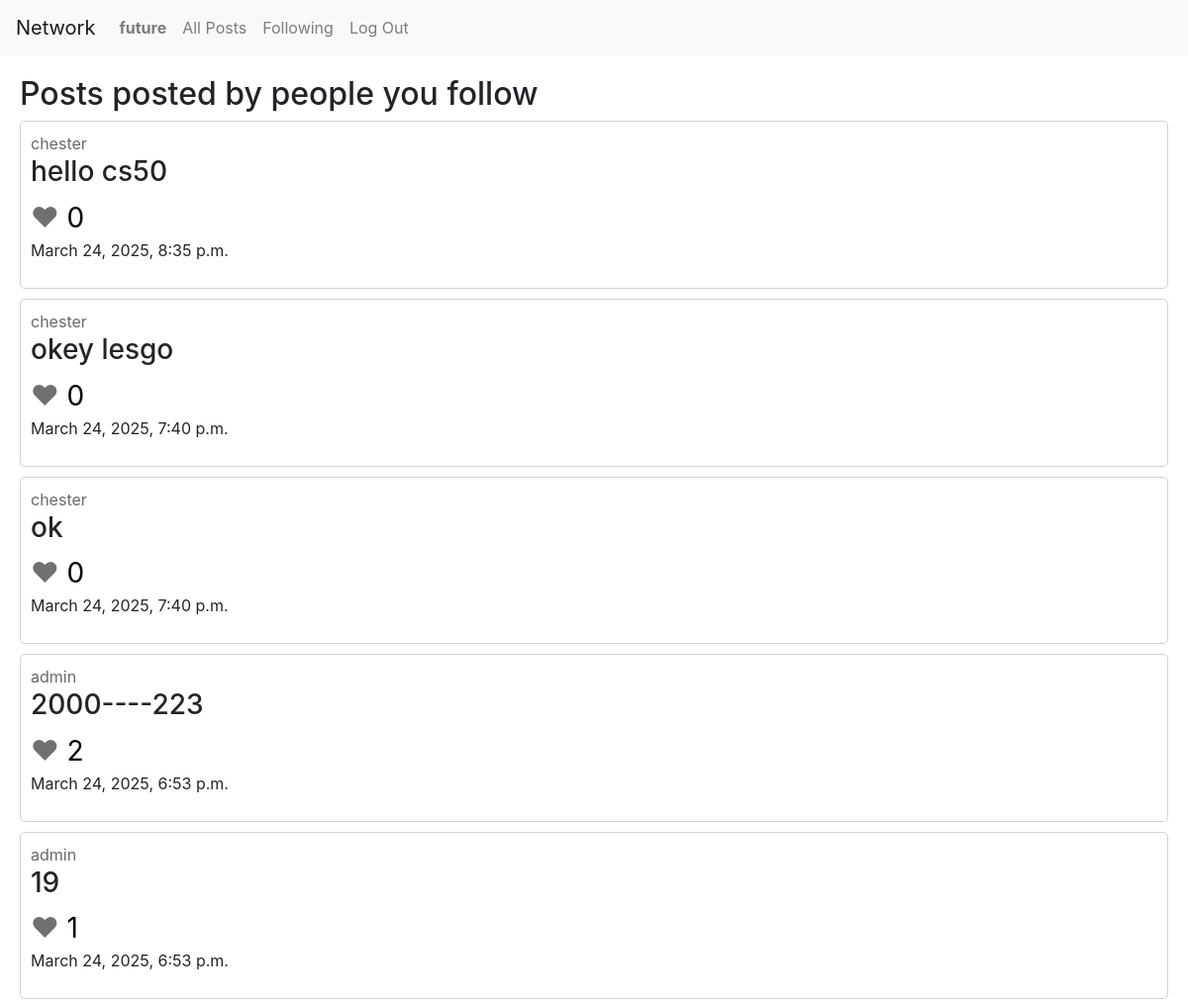
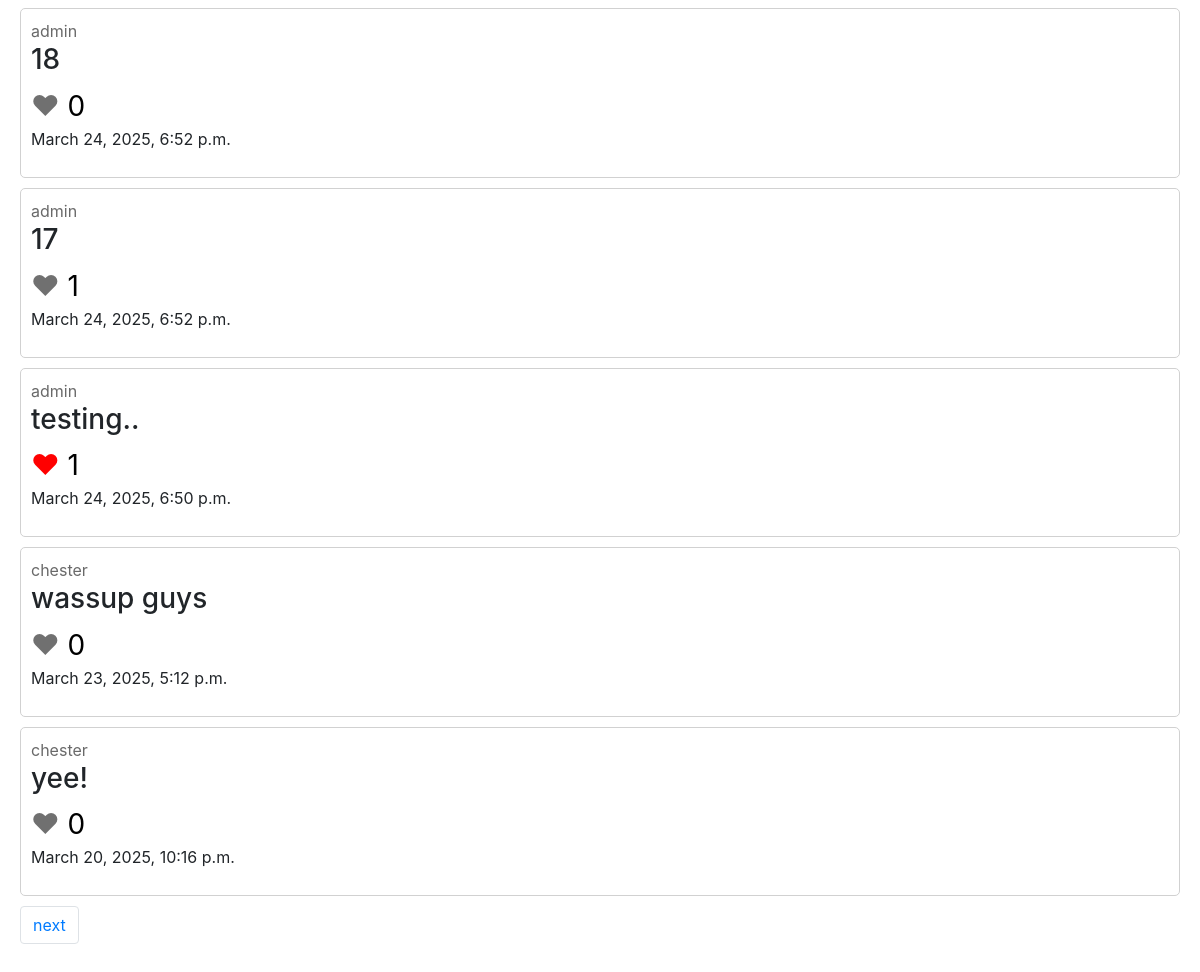
The page /following (signed in) on the database its author committed (2 pictures, top to bottom).
### network/models.py (models this page shows, shortened)
class User(AbstractUser):
    followers = models.ManyToManyField("self", blank=True, symmetrical=False, related_name="following_users")
    following = models.ManyToManyField("self", blank=True, symmetrical=False, related_name="followers_users")

class Post(models.Model):
    content = models.TextField(max_length=250)
    likes = models.ManyToManyField(User, blank=True, related_name="users_who_liked")
    creator = models.ForeignKey(User, on_delete=models.CASCADE)
    timestamp = models.DateTimeField(auto_now_add=True)

### network/views.py (the view)
# urls.py: path("following", views.followed_posts, name="followed_posts"),
@login_required
def followed_posts(request):
    user = User.objects.get(username=request.user.username)
    all_posts = Post.objects.filter(creator__in=user.following.all()).order_by("-timestamp")
    page = request.GET.get('page')
    paginator = Paginator(all_posts, 10)
    page_obj = paginator.get_page(page)
    return render(request, "network/followed_posts.html", {
        "all_posts": page_obj
    })

### network/templates/network/followed_posts.html
{% extends "network/layout.html" %}
{% block body %}
    <h2>Posts posted by people you follow</h2>
    {% include 'network/posts.html' %}
{% endblock %}

### network/templates/network/layout.html (shortened to what this page needs)
{% load static %}
<!DOCTYPE html>
<html lang="en">
    <head>
        <link rel="stylesheet" href="https://stackpath.bootstrapcdn.com/bootstrap/4.4.1/css/bootstrap.min.css">
        <link href="{% static 'network/styles.css' %}" rel="stylesheet">
    </head>
    <body>
        <nav class="navbar navbar-expand-lg navbar-light bg-light">
            <a class="navbar-brand" href="{% url 'index' %}">Network</a>
            <div>
              <ul class="navbar-nav mr-auto">
                {% if user.is_authenticated %}
                    <li class="nav-item">
                        <a class="nav-link" href="{% url 'user_account' user.username %}"><strong>{{ user.username }}</strong></a>
                    </li>
                {% endif %}
                <li class="nav-item">
                  <a class="nav-link" href="{% url 'index' %}">All Posts</a>
                </li>
                {% if user.is_authenticated %}
                    <li class="nav-item">
                        <a class="nav-link" href="{% url 'followed_posts' %}">Following</a>
                    </li>
                    <li class="nav-item">
                        <a class="nav-link" href="{% url 'logout' %}">Log Out</a>
                    </li>
                {% endif %}
              </ul>
            </div>
          </nav>
        <div class="body">
            {% block body %}
            {% endblock %}
        </div>
    </body>
</html>

### network/templates/network/posts.html (shortened to what this page needs)
{% for post in all_posts %}
    <div class="post">
        <span class="firstspan"><a href="{% url 'user_account' post.creator %}" class="user-link">{{ post.creator }}</a></span>
        <h3 class="post-content">{{ post.content }}</h3>
        {% if user.is_authenticated %}
            {% if user in post.likes.all %}
                <span class="heart-liked" data-post-id="{{ post.id }}">
                    &hearts;
                </span>
            {% else %}
                <span class="heart" data-post-id="{{ post.id }}">
                    &hearts;
                </span>
            {% endif %}
        {% else %}
            <span class="heart-unlikable" data-post-id="{{ post.id }}">
                &hearts;
            </span>
        {% endif %}
        <span class="likes"> {{ post.likes.count }}</span>
        <p>
        <span>{{ post.timestamp }}</span>
        </p>
    </div>
    {% empty %}
    <h3>No posts at the moment</h3>
{% endfor %}
<div class="pagination text-center">
    <span class="step-links">
        <ul class="pagination justify-content-center">
        {% if all_posts.has_next %}
            <li class="page-item"><a href="?page={{ all_posts.next_page_number }}" class="page-link">next</a></li>
        {% endif %}
        </ul>
    </span>
</div>

### network/static/network/styles.css (style rules this page uses)
.body { margin: 20px; }
.post { border: solid rgb(209, 209, 209) 1px; border-radius: 5px; margin-bottom: 10px; padding: 10px; }
.user-link { color: rgb(105, 105, 105); }
.heart, .heart-unlikable { font-size: 28px; color: rgb(112, 112, 112); }
.heart-liked { font-size: 28px; color: red; }
.likes { color: rgb(0, 0, 0); font-size: 28px; }

### rows shown on the page
User: username "future"
Post: creator "chester", content "hello cs50", likes.count "0", timestamp "March 24, 2025, 8:35 p.m."
Post: creator "chester", content "okey lesgo", likes.count "0", timestamp "March 24, 2025, 7:40 p.m."
Post: creator "chester", content "ok", likes.count "0", timestamp "March 24, 2025, 7:40 p.m."
Post: creator "admin", content "2000----223", likes.count "2", timestamp "March 24, 2025, 6:53 p.m."
Post: creator "admin", content "19", likes.count "1", timestamp "March 24, 2025, 6:53 p.m."
Post: creator "admin", content "18", likes.count "0", timestamp "March 24, 2025, 6:52 p.m."
Post: creator "admin", content "17", likes.count "1", timestamp "March 24, 2025, 6:52 p.m."
Post: creator "admin", content "testing..", likes.count "1", timestamp "March 24, 2025, 6:50 p.m."
Post: creator "chester", content "wassup guys", likes.count "0", timestamp "March 23, 2025, 5:12 p.m."
Post: creator "chester", content "yee!", likes.count "0", timestamp "March 20, 2025, 10:16 p.m."
